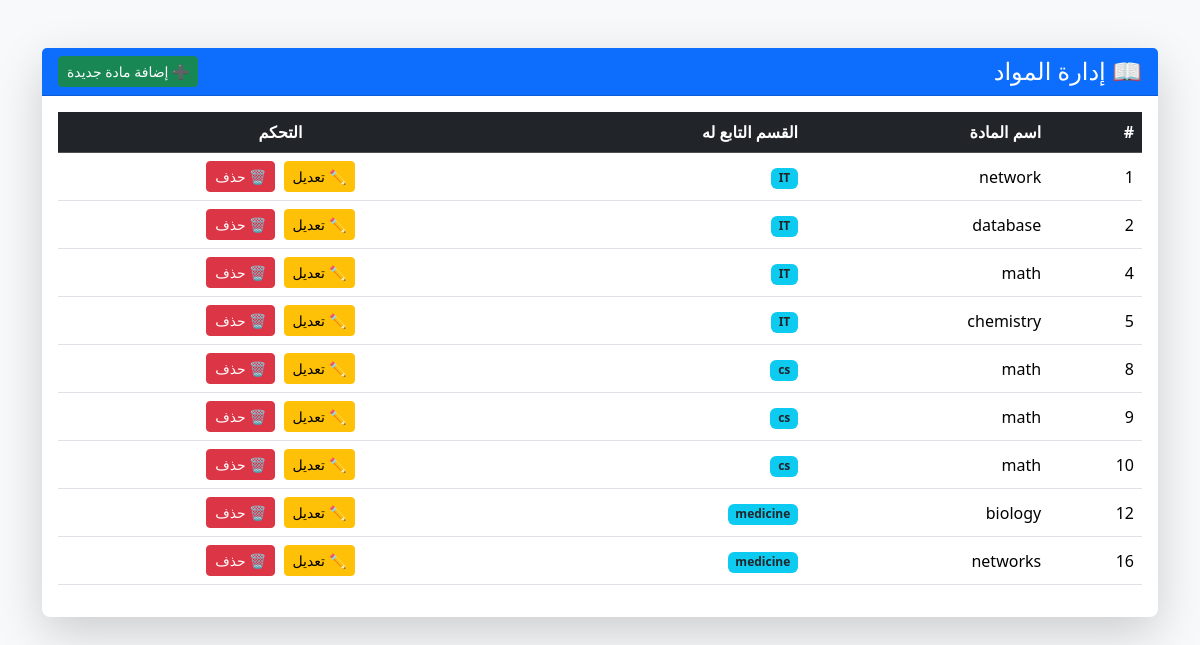
The page /admin/manage_courses.php (signed in) on the database its author committed.
### tables this page shows
CREATE TABLE `subjects` (
  `id` int(11) NOT NULL,
  `name` varchar(100) NOT NULL,
  `department_id` int(11) DEFAULT NULL
);

CREATE TABLE `departments` (
  `id` int(11) NOT NULL,
  `name` varchar(100) NOT NULL
);

### admin/manage_courses.php (the view, shortened to what this page needs)
<?php
include "../db.php";
$sql = "SELECT subjects.id, subjects.name AS subject_name, departments.name AS dept_name
        FROM subjects
        INNER JOIN departments ON subjects.department_id = departments.id";
$result = $conn->query($sql);
?>
<!DOCTYPE html>
<html lang="ar" dir="rtl">
<head>
    <link href="https://cdn.jsdelivr.net/npm/bootstrap@5.3.2/dist/css/bootstrap.rtl.min.css" rel="stylesheet">
</head>
<body class="bg-light">
<div class="container mt-5">
    <div class="card shadow-lg border-0 rounded-3">
        <div class="card-header bg-primary text-white d-flex justify-content-between align-items-center">
            <h4 class="mb-0">📖 إدارة المواد</h4>
            <a href="add_subject.php" class="btn btn-success btn-sm">➕ إضافة مادة جديدة</a>
        </div>
        <div class="card-body">
            <div class="table-responsive">
                <table class="table table-hover align-middle">
                    <thead class="table-dark">
                        <tr>
                            <th scope="col">#</th>
                            <th scope="col">اسم المادة</th>
                            <th scope="col">القسم التابع له</th>
                            <th scope="col" class="text-center">التحكم</th>
                        </tr>
                    </thead>
                    <tbody>
                        <?php if ($result->num_rows > 0): ?>
                            <?php while($row = $result->fetch_assoc()): ?>
                                <tr>
                                    <td><?= $row['id'] ?></td>
                                    <td><?= htmlspecialchars($row['subject_name']) ?></td>
                                    <td><span class="badge bg-info text-dark"><?= htmlspecialchars($row['dept_name']) ?></span></td>
                                    <td class="text-center">
                                        <a href="edit_subject.php?id=<?= $row['id'] ?>" class="btn btn-warning btn-sm me-1">✏️ تعديل</a>
                                        <a href="delete_subject.php?id=<?= $row['id'] ?>"
                                           class="btn btn-danger btn-sm"
                                           onclick="return confirm('هل أنت متأكد من حذف هذه المادة؟');">🗑 حذف</a>
                                    </td>
                                </tr>
                            <?php endwhile; ?>
                        <?php else: ?>
                            <tr>
                                <td colspan="4" class="text-center text-muted">لا توجد مواد مضافة بعد</td>
                            </tr>
                        <?php endif; ?>
                    </tbody>
                </table>
            </div>
        </div>
    </div>
</div>
</body>
</html>

### rows shown on the page
subjects: id "1", name "network", department.name "IT"
subjects: id "2", name "database", department.name "IT"
subjects: id "4", name "math", department.name "IT"
subjects: id "5", name "chemistry", department.name "IT"
subjects: id "8", name "math", department.name "cs"
subjects: id "9", name "math", department.name "cs"
subjects: id "10", name "math", department.name "cs"
subjects: id "12", name "biology", department.name "medicine"
subjects: id "16", name "networks", department.name "medicine"
